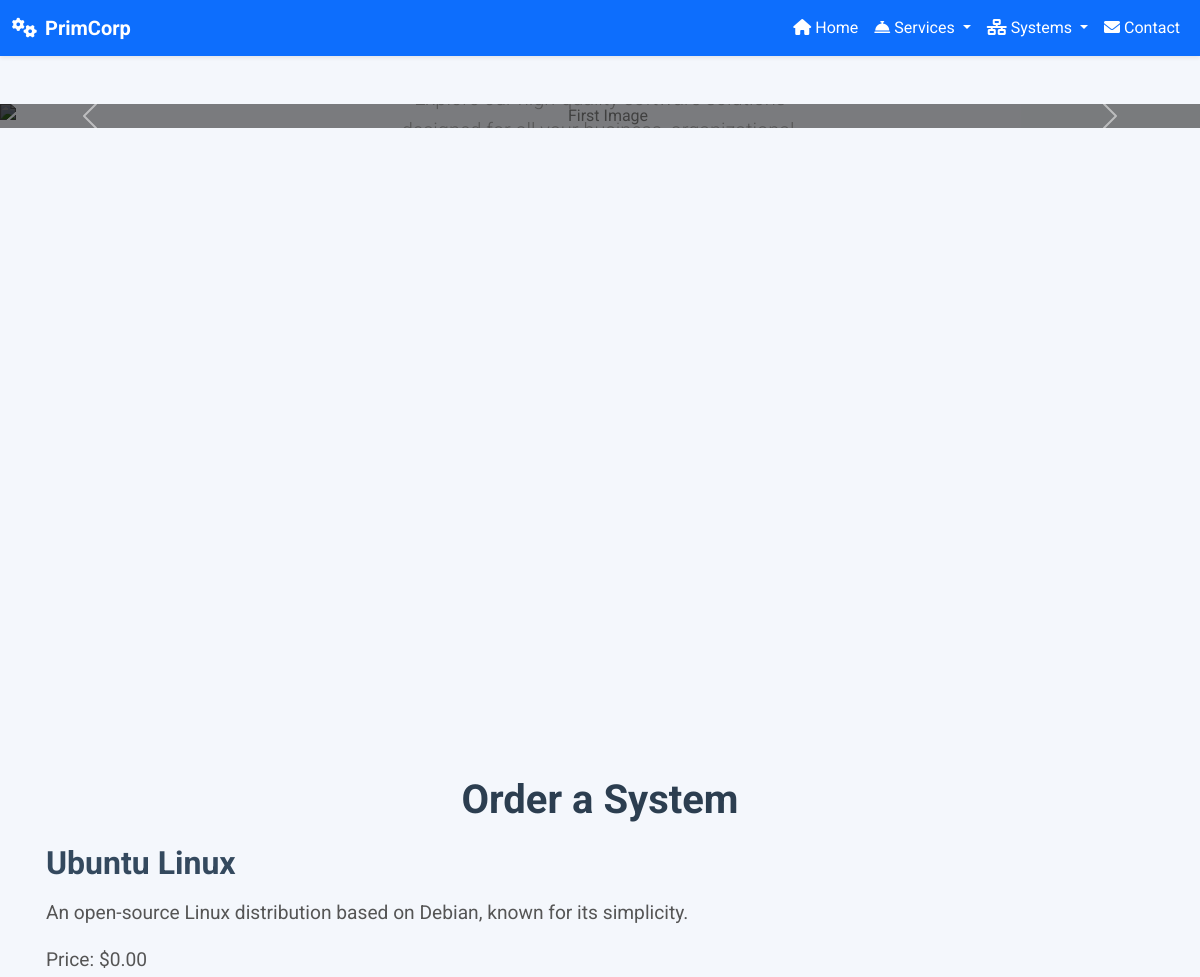
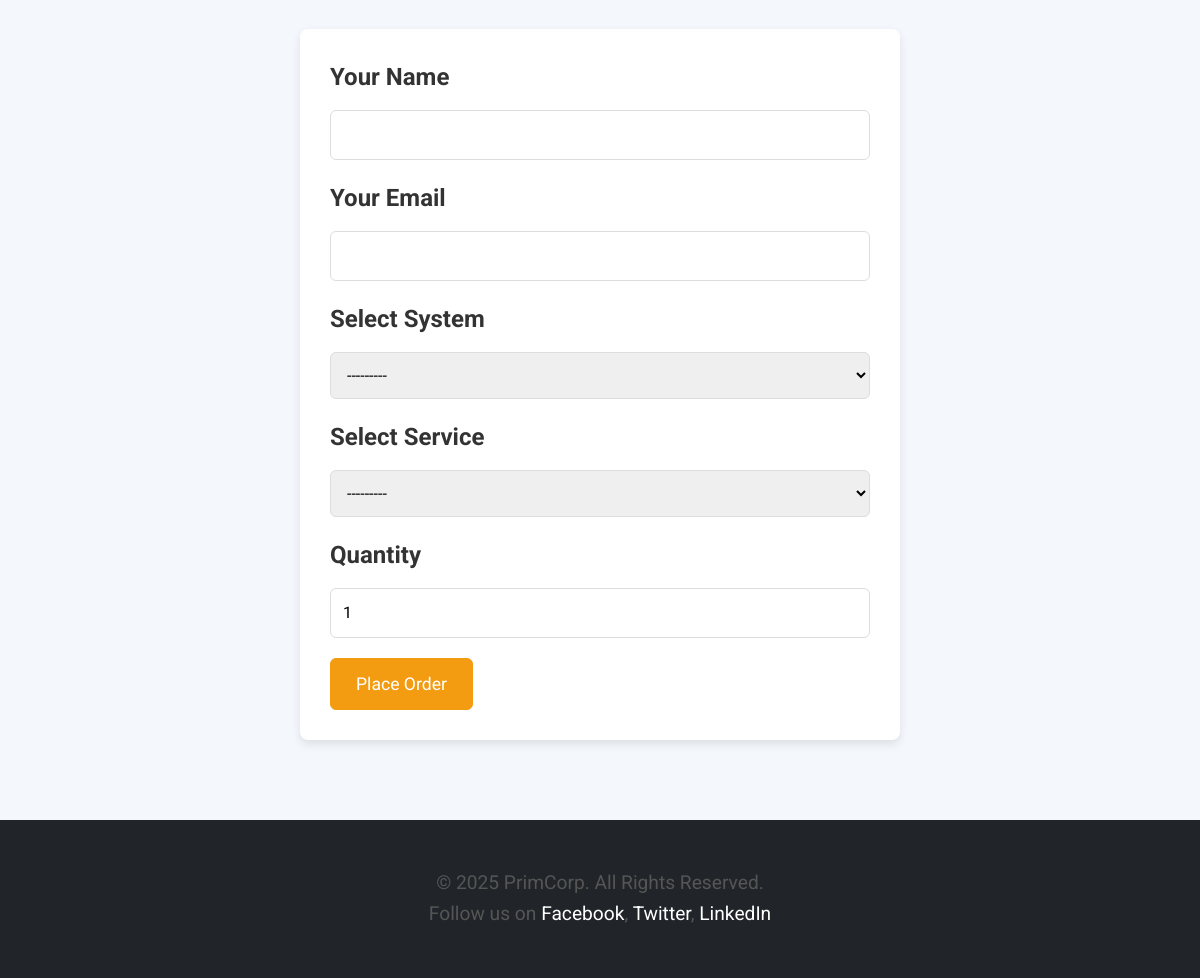
Page /orders/order/4/ on the committed database (2 pictures, top to bottom).
### store/models.py (models this page shows)
class System(models.Model):
    name = models.CharField(max_length=200)
    description = models.TextField()
    price = models.DecimalField(max_digits=10, decimal_places=2)
    image = models.ImageField(upload_to='systems/', null=True, blank=True)
    def __str__(self):
        return self.name

### orders/views.py (the view)
# urls.py: path('order/<int:system_id>/', views.order_system, name='order_system'),
def order_system(request, system_id=None):
    system = None
    if system_id:
        from store.models import System
        system = System.objects.get(id=system_id)
    if request.method == 'POST':
        form = OrderForm(request.POST)
        if form.is_valid():
            order = form.save(commit=False)
            if system:
                order.system = system
            order.save()
            return redirect('order_confirmation', order_id=order.id)
    else:
        form = OrderForm()
    return render(request, 'orders/order_system.html', {'form': form, 'system': system})

### orders/forms.py
class OrderForm(forms.ModelForm):
    class Meta:
        model = Order
        fields = ['customer_name', 'customer_email', 'system', 'service', 'quantity']

### store/models.py (called while the page is built)
    def __str__(self):
        return self.title

### orders/templates/orders/order_system.html (shortened to what this page needs)
{% extends 'base.html' %}
{% block content %}
    <h1>Order a System</h1>
    {% if system %}
        <h2>{{ system.name }}</h2>
        <p>{{ system.description }}</p>
        <p>Price: ${{ system.price }}</p>
    {% endif %}
    <form method="POST">
        <div class="form-group">
            <label for="id_customer_name" class="section-title">Your Name</label>
            {{ form.customer_name }}
        </div>
        <div class="form-group">
            <label for="id_customer_email" class="section-title">Your Email</label>
            {{ form.customer_email }}
        </div>
        <div class="form-group">
            <label for="id_system" class="section-title">Select System</label>
            {{ form.system }}
        </div>
        <div class="form-group">
            <label for="id_service" class="section-title">Select Service</label>
            {{ form.service }}
        </div>
        <div class="form-group">
            <label for="id_quantity" class="section-title">Quantity</label>
            {{ form.quantity }}
        </div>
        <button type="submit" class="btn btn-primary">Place Order</button>
    </form>
{% endblock %}

### static/css/styles.css (style rules this page uses)
body { background: url('https://img.freepik.com/free-vector/blue-white-gradient-abstract-background_53876-60241.jpg?ga=GA1.1.2139467611.1745760184&semt=ais_hybrid&w=740') no-repeat center center fixed; background-size: cover; background-attachment: fixed; background-repeat: no-repeat; background-position: center; background-color: #f0f8ff; font-family: 'Poppins', sans-serif; color: #333; margin: 0; padding: 0; min-height: 100vh; }
h2 { font-weight: 700; font-size: 2rem; margin-bottom: 1rem; }

### orders/templates/orders/order_system.html (style rules this page uses)
body { font-family: 'Roboto', sans-serif; background-color: #f4f7fc; color: #333; margin: 0; padding: 0; }
h1 { font-size: 2.5rem; font-weight: 700; color: #2c3e50; margin-bottom: 20px; text-align: center; }
h2 { font-size: 2rem; color: #34495e; margin-top: 20px; }
p { font-size: 1.2rem; line-height: 1.6; color: #555; }
form { background-color: #ffffff; border-radius: 8px; padding: 30px; box-shadow: 0 4px 10px rgba(0, 0, 0, 0.1); margin-top: 30px; max-width: 600px; margin-left: auto; margin-right: auto; }
form input, form select, form textarea { width: 100%; padding: 12px; font-size: 1rem; border: 1px solid #ddd; border-radius: 6px; margin-bottom: 20px; transition: border 0.3s ease; }
button[type="submit"] { background-color: #f39c12; border-color: #f39c12; color: white; font-size: 1.1rem; padding: 12px 25px; border-radius: 6px; cursor: pointer; transition: background-color 0.3s, border-color 0.3s; }
.section-title { margin-bottom: 15px; font-weight: bold; font-size: 1.5rem; }

### rows in the picture
System: name "Ubuntu Linux", description "An open-source Linux distribution based on Debian, known for its simplicity.", price "0.00"
